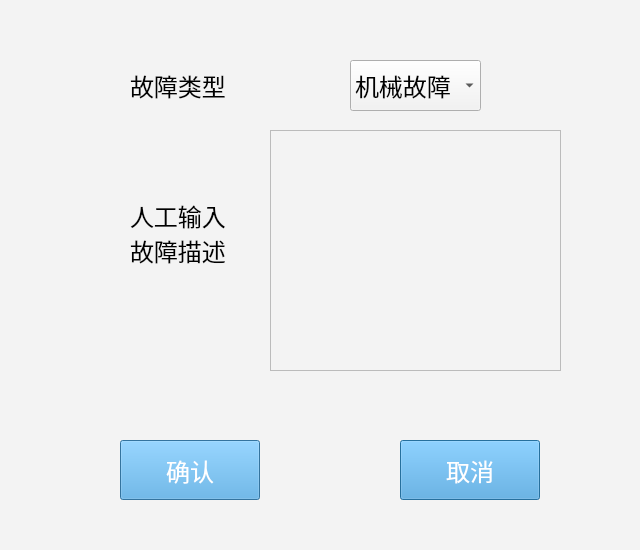
<?xml version="1.0" encoding="UTF-8"?>
<ui version="4.0">
 <class>Dialog_error_declare</class>
 <widget class="QDialog" name="Dialog_error_declare">
  <property name="geometry">
   <rect>
    <x>0</x>
    <y>0</y>
    <width>640</width>
    <height>550</height>
   </rect>
  </property>
  <property name="windowTitle">
   <string>Dialog</string>
  </property>
  <property name="styleSheet">
   <string notr="true">QWidget{
background-color: rgb(243, 243, 243);
}</string>
  </property>
  <widget class="QPushButton" name="pushButton_cancel">
   <property name="geometry">
    <rect>
     <x>400</x>
     <y>440</y>
     <width>140</width>
     <height>60</height>
    </rect>
   </property>
   <property name="palette">
    <palette>
     <active>
      <colorrole role="Button">
       <brush brushstyle="SolidPattern">
        <color alpha="255">
         <red>73</red>
         <green>163</green>
         <blue>223</blue>
        </color>
       </brush>
      </colorrole>
      <colorrole role="ButtonText">
       <brush brushstyle="SolidPattern">
        <color alpha="255">
         <red>255</red>
         <green>255</green>
         <blue>255</blue>
        </color>
       </brush>
      </colorrole>
      <colorrole role="Base">
       <brush brushstyle="SolidPattern">
        <color alpha="255">
         <red>73</red>
         <green>163</green>
         <blue>223</blue>
        </color>
       </brush>
      </colorrole>
      <colorrole role="Window">
       <brush brushstyle="SolidPattern">
        <color alpha="255">
         <red>73</red>
         <green>163</green>
         <blue>223</blue>
        </color>
       </brush>
      </colorrole>
     </active>
     <inactive>
      <colorrole role="Button">
       <brush brushstyle="SolidPattern">
        <color alpha="255">
         <red>73</red>
         <green>163</green>
         <blue>223</blue>
        </color>
       </brush>
      </colorrole>
      <colorrole role="ButtonText">
       <brush brushstyle="SolidPattern">
        <color alpha="255">
         <red>255</red>
         <green>255</green>
         <blue>255</blue>
        </color>
       </brush>
      </colorrole>
      <colorrole role="Base">
       <brush brushstyle="SolidPattern">
        <color alpha="255">
         <red>73</red>
         <green>163</green>
         <blue>223</blue>
        </color>
       </brush>
      </colorrole>
      <colorrole role="Window">
       <brush brushstyle="SolidPattern">
        <color alpha="255">
         <red>73</red>
         <green>163</green>
         <blue>223</blue>
        </color>
       </brush>
      </colorrole>
     </inactive>
     <disabled>
      <colorrole role="Button">
       <brush brushstyle="SolidPattern">
        <color alpha="255">
         <red>73</red>
         <green>163</green>
         <blue>223</blue>
        </color>
       </brush>
      </colorrole>
      <colorrole role="ButtonText">
       <brush brushstyle="SolidPattern">
        <color alpha="255">
         <red>190</red>
         <green>190</green>
         <blue>190</blue>
        </color>
       </brush>
      </colorrole>
      <colorrole role="Base">
       <brush brushstyle="SolidPattern">
        <color alpha="255">
         <red>73</red>
         <green>163</green>
         <blue>223</blue>
        </color>
       </brush>
      </colorrole>
      <colorrole role="Window">
       <brush brushstyle="SolidPattern">
        <color alpha="255">
         <red>73</red>
         <green>163</green>
         <blue>223</blue>
        </color>
       </brush>
      </colorrole>
     </disabled>
    </palette>
   </property>
   <property name="font">
    <font>
     <pointsize>18</pointsize>
    </font>
   </property>
   <property name="styleSheet">
    <string notr="true">background-color: rgb(73, 163, 223);</string>
   </property>
   <property name="text">
    <string>取消</string>
   </property>
  </widget>
  <widget class="QPushButton" name="pushButton_confirm">
   <property name="geometry">
    <rect>
     <x>120</x>
     <y>440</y>
     <width>140</width>
     <height>60</height>
    </rect>
   </property>
   <property name="palette">
    <palette>
     <active>
      <colorrole role="Button">
       <brush brushstyle="SolidPattern">
        <color alpha="255">
         <red>73</red>
         <green>163</green>
         <blue>223</blue>
        </color>
       </brush>
      </colorrole>
      <colorrole role="ButtonText">
       <brush brushstyle="SolidPattern">
        <color alpha="255">
         <red>255</red>
         <green>255</green>
         <blue>255</blue>
        </color>
       </brush>
      </colorrole>
      <colorrole role="Base">
       <brush brushstyle="SolidPattern">
        <color alpha="255">
         <red>73</red>
         <green>163</green>
         <blue>223</blue>
        </color>
       </brush>
      </colorrole>
      <colorrole role="Window">
       <brush brushstyle="SolidPattern">
        <color alpha="255">
         <red>73</red>
         <green>163</green>
         <blue>223</blue>
        </color>
       </brush>
      </colorrole>
     </active>
     <inactive>
      <colorrole role="Button">
       <brush brushstyle="SolidPattern">
        <color alpha="255">
         <red>73</red>
         <green>163</green>
         <blue>223</blue>
        </color>
       </brush>
      </colorrole>
      <colorrole role="ButtonText">
       <brush brushstyle="SolidPattern">
        <color alpha="255">
         <red>255</red>
         <green>255</green>
         <blue>255</blue>
        </color>
       </brush>
      </colorrole>
      <colorrole role="Base">
       <brush brushstyle="SolidPattern">
        <color alpha="255">
         <red>73</red>
         <green>163</green>
         <blue>223</blue>
        </color>
       </brush>
      </colorrole>
      <colorrole role="Window">
       <brush brushstyle="SolidPattern">
        <color alpha="255">
         <red>73</red>
         <green>163</green>
         <blue>223</blue>
        </color>
       </brush>
      </colorrole>
     </inactive>
     <disabled>
      <colorrole role="Button">
       <brush brushstyle="SolidPattern">
        <color alpha="255">
         <red>73</red>
         <green>163</green>
         <blue>223</blue>
        </color>
       </brush>
      </colorrole>
      <colorrole role="ButtonText">
       <brush brushstyle="SolidPattern">
        <color alpha="255">
         <red>190</red>
         <green>190</green>
         <blue>190</blue>
        </color>
       </brush>
      </colorrole>
      <colorrole role="Base">
       <brush brushstyle="SolidPattern">
        <color alpha="255">
         <red>73</red>
         <green>163</green>
         <blue>223</blue>
        </color>
       </brush>
      </colorrole>
      <colorrole role="Window">
       <brush brushstyle="SolidPattern">
        <color alpha="255">
         <red>73</red>
         <green>163</green>
         <blue>223</blue>
        </color>
       </brush>
      </colorrole>
     </disabled>
    </palette>
   </property>
   <property name="font">
    <font>
     <pointsize>18</pointsize>
    </font>
   </property>
   <property name="styleSheet">
    <string notr="true">background-color: rgb(73, 163, 223);</string>
   </property>
   <property name="text">
    <string>确认</string>
   </property>
  </widget>
  <widget class="QLabel" name="label">
   <property name="geometry">
    <rect>
     <x>130</x>
     <y>60</y>
     <width>151</width>
     <height>51</height>
    </rect>
   </property>
   <property name="palette">
    <palette>
     <active>
      <colorrole role="WindowText">
       <brush brushstyle="SolidPattern">
        <color alpha="255">
         <red>0</red>
         <green>0</green>
         <blue>0</blue>
        </color>
       </brush>
      </colorrole>
      <colorrole role="Button">
       <brush brushstyle="SolidPattern">
        <color alpha="255">
         <red>243</red>
         <green>243</green>
         <blue>243</blue>
        </color>
       </brush>
      </colorrole>
      <colorrole role="ButtonText">
       <brush brushstyle="SolidPattern">
        <color alpha="255">
         <red>255</red>
         <green>255</green>
         <blue>255</blue>
        </color>
       </brush>
      </colorrole>
      <colorrole role="Base">
       <brush brushstyle="SolidPattern">
        <color alpha="255">
         <red>243</red>
         <green>243</green>
         <blue>243</blue>
        </color>
       </brush>
      </colorrole>
      <colorrole role="Window">
       <brush brushstyle="SolidPattern">
        <color alpha="255">
         <red>243</red>
         <green>243</green>
         <blue>243</blue>
        </color>
       </brush>
      </colorrole>
     </active>
     <inactive>
      <colorrole role="WindowText">
       <brush brushstyle="SolidPattern">
        <color alpha="255">
         <red>0</red>
         <green>0</green>
         <blue>0</blue>
        </color>
       </brush>
      </colorrole>
      <colorrole role="Button">
       <brush brushstyle="SolidPattern">
        <color alpha="255">
         <red>243</red>
         <green>243</green>
         <blue>243</blue>
        </color>
       </brush>
      </colorrole>
      <colorrole role="ButtonText">
       <brush brushstyle="SolidPattern">
        <color alpha="255">
         <red>255</red>
         <green>255</green>
         <blue>255</blue>
        </color>
       </brush>
      </colorrole>
      <colorrole role="Base">
       <brush brushstyle="SolidPattern">
        <color alpha="255">
         <red>243</red>
         <green>243</green>
         <blue>243</blue>
        </color>
       </brush>
      </colorrole>
      <colorrole role="Window">
       <brush brushstyle="SolidPattern">
        <color alpha="255">
         <red>243</red>
         <green>243</green>
         <blue>243</blue>
        </color>
       </brush>
      </colorrole>
     </inactive>
     <disabled>
      <colorrole role="WindowText">
       <brush brushstyle="SolidPattern">
        <color alpha="255">
         <red>190</red>
         <green>190</green>
         <blue>190</blue>
        </color>
       </brush>
      </colorrole>
      <colorrole role="Button">
       <brush brushstyle="SolidPattern">
        <color alpha="255">
         <red>243</red>
         <green>243</green>
         <blue>243</blue>
        </color>
       </brush>
      </colorrole>
      <colorrole role="ButtonText">
       <brush brushstyle="SolidPattern">
        <color alpha="255">
         <red>190</red>
         <green>190</green>
         <blue>190</blue>
        </color>
       </brush>
      </colorrole>
      <colorrole role="Base">
       <brush brushstyle="SolidPattern">
        <color alpha="255">
         <red>243</red>
         <green>243</green>
         <blue>243</blue>
        </color>
       </brush>
      </colorrole>
      <colorrole role="Window">
       <brush brushstyle="SolidPattern">
        <color alpha="255">
         <red>243</red>
         <green>243</green>
         <blue>243</blue>
        </color>
       </brush>
      </colorrole>
     </disabled>
    </palette>
   </property>
   <property name="font">
    <font>
     <pointsize>18</pointsize>
    </font>
   </property>
   <property name="text">
    <string>故障类型</string>
   </property>
  </widget>
  <widget class="QLabel" name="label_2">
   <property name="geometry">
    <rect>
     <x>130</x>
     <y>190</y>
     <width>221</width>
     <height>51</height>
    </rect>
   </property>
   <property name="palette">
    <palette>
     <active>
      <colorrole role="WindowText">
       <brush brushstyle="SolidPattern">
        <color alpha="255">
         <red>0</red>
         <green>0</green>
         <blue>0</blue>
        </color>
       </brush>
      </colorrole>
      <colorrole role="Button">
       <brush brushstyle="SolidPattern">
        <color alpha="255">
         <red>243</red>
         <green>243</green>
         <blue>243</blue>
        </color>
       </brush>
      </colorrole>
      <colorrole role="Base">
       <brush brushstyle="SolidPattern">
        <color alpha="255">
         <red>243</red>
         <green>243</green>
         <blue>243</blue>
        </color>
       </brush>
      </colorrole>
      <colorrole role="Window">
       <brush brushstyle="SolidPattern">
        <color alpha="255">
         <red>243</red>
         <green>243</green>
         <blue>243</blue>
        </color>
       </brush>
      </colorrole>
     </active>
     <inactive>
      <colorrole role="WindowText">
       <brush brushstyle="SolidPattern">
        <color alpha="255">
         <red>0</red>
         <green>0</green>
         <blue>0</blue>
        </color>
       </brush>
      </colorrole>
      <colorrole role="Button">
       <brush brushstyle="SolidPattern">
        <color alpha="255">
         <red>243</red>
         <green>243</green>
         <blue>243</blue>
        </color>
       </brush>
      </colorrole>
      <colorrole role="Base">
       <brush brushstyle="SolidPattern">
        <color alpha="255">
         <red>243</red>
         <green>243</green>
         <blue>243</blue>
        </color>
       </brush>
      </colorrole>
      <colorrole role="Window">
       <brush brushstyle="SolidPattern">
        <color alpha="255">
         <red>243</red>
         <green>243</green>
         <blue>243</blue>
        </color>
       </brush>
      </colorrole>
     </inactive>
     <disabled>
      <colorrole role="WindowText">
       <brush brushstyle="SolidPattern">
        <color alpha="255">
         <red>190</red>
         <green>190</green>
         <blue>190</blue>
        </color>
       </brush>
      </colorrole>
      <colorrole role="Button">
       <brush brushstyle="SolidPattern">
        <color alpha="255">
         <red>243</red>
         <green>243</green>
         <blue>243</blue>
        </color>
       </brush>
      </colorrole>
      <colorrole role="Base">
       <brush brushstyle="SolidPattern">
        <color alpha="255">
         <red>243</red>
         <green>243</green>
         <blue>243</blue>
        </color>
       </brush>
      </colorrole>
      <colorrole role="Window">
       <brush brushstyle="SolidPattern">
        <color alpha="255">
         <red>243</red>
         <green>243</green>
         <blue>243</blue>
        </color>
       </brush>
      </colorrole>
     </disabled>
    </palette>
   </property>
   <property name="font">
    <font>
     <pointsize>18</pointsize>
    </font>
   </property>
   <property name="text">
    <string>人工输入</string>
   </property>
  </widget>
  <widget class="QLabel" name="label_3">
   <property name="geometry">
    <rect>
     <x>130</x>
     <y>230</y>
     <width>101</width>
     <height>41</height>
    </rect>
   </property>
   <property name="palette">
    <palette>
     <active>
      <colorrole role="WindowText">
       <brush brushstyle="SolidPattern">
        <color alpha="255">
         <red>0</red>
         <green>0</green>
         <blue>0</blue>
        </color>
       </brush>
      </colorrole>
      <colorrole role="Button">
       <brush brushstyle="SolidPattern">
        <color alpha="255">
         <red>243</red>
         <green>243</green>
         <blue>243</blue>
        </color>
       </brush>
      </colorrole>
      <colorrole role="ButtonText">
       <brush brushstyle="SolidPattern">
        <color alpha="255">
         <red>255</red>
         <green>255</green>
         <blue>255</blue>
        </color>
       </brush>
      </colorrole>
      <colorrole role="Base">
       <brush brushstyle="SolidPattern">
        <color alpha="255">
         <red>243</red>
         <green>243</green>
         <blue>243</blue>
        </color>
       </brush>
      </colorrole>
      <colorrole role="Window">
       <brush brushstyle="SolidPattern">
        <color alpha="255">
         <red>243</red>
         <green>243</green>
         <blue>243</blue>
        </color>
       </brush>
      </colorrole>
     </active>
     <inactive>
      <colorrole role="WindowText">
       <brush brushstyle="SolidPattern">
        <color alpha="255">
         <red>0</red>
         <green>0</green>
         <blue>0</blue>
        </color>
       </brush>
      </colorrole>
      <colorrole role="Button">
       <brush brushstyle="SolidPattern">
        <color alpha="255">
         <red>243</red>
         <green>243</green>
         <blue>243</blue>
        </color>
       </brush>
      </colorrole>
      <colorrole role="ButtonText">
       <brush brushstyle="SolidPattern">
        <color alpha="255">
         <red>255</red>
         <green>255</green>
         <blue>255</blue>
        </color>
       </brush>
      </colorrole>
      <colorrole role="Base">
       <brush brushstyle="SolidPattern">
        <color alpha="255">
         <red>243</red>
         <green>243</green>
         <blue>243</blue>
        </color>
       </brush>
      </colorrole>
      <colorrole role="Window">
       <brush brushstyle="SolidPattern">
        <color alpha="255">
         <red>243</red>
         <green>243</green>
         <blue>243</blue>
        </color>
       </brush>
      </colorrole>
     </inactive>
     <disabled>
      <colorrole role="WindowText">
       <brush brushstyle="SolidPattern">
        <color alpha="255">
         <red>190</red>
         <green>190</green>
         <blue>190</blue>
        </color>
       </brush>
      </colorrole>
      <colorrole role="Button">
       <brush brushstyle="SolidPattern">
        <color alpha="255">
         <red>243</red>
         <green>243</green>
         <blue>243</blue>
        </color>
       </brush>
      </colorrole>
      <colorrole role="ButtonText">
       <brush brushstyle="SolidPattern">
        <color alpha="255">
         <red>190</red>
         <green>190</green>
         <blue>190</blue>
        </color>
       </brush>
      </colorrole>
      <colorrole role="Base">
       <brush brushstyle="SolidPattern">
        <color alpha="255">
         <red>243</red>
         <green>243</green>
         <blue>243</blue>
        </color>
       </brush>
      </colorrole>
      <colorrole role="Window">
       <brush brushstyle="SolidPattern">
        <color alpha="255">
         <red>243</red>
         <green>243</green>
         <blue>243</blue>
        </color>
       </brush>
      </colorrole>
     </disabled>
    </palette>
   </property>
   <property name="font">
    <font>
     <pointsize>18</pointsize>
    </font>
   </property>
   <property name="text">
    <string>故障描述</string>
   </property>
  </widget>
  <widget class="QComboBox" name="comboBox">
   <property name="geometry">
    <rect>
     <x>350</x>
     <y>60</y>
     <width>131</width>
     <height>51</height>
    </rect>
   </property>
   <property name="font">
    <font>
     <pointsize>18</pointsize>
    </font>
   </property>
   <item>
    <property name="text">
     <string>机械故障</string>
    </property>
   </item>
   <item>
    <property name="text">
     <string>电气故障</string>
    </property>
   </item>
   <item>
    <property name="text">
     <string>液压故障</string>
    </property>
   </item>
   <item>
    <property name="text">
     <string>油路故障</string>
    </property>
   </item>
  </widget>
  <widget class="QTextEdit" name="textEdit">
   <property name="geometry">
    <rect>
     <x>270</x>
     <y>130</y>
     <width>291</width>
     <height>241</height>
    </rect>
   </property>
   <property name="font">
    <font>
     <pointsize>18</pointsize>
    </font>
   </property>
   <property name="html">
    <string>&lt;!DOCTYPE HTML PUBLIC &quot;-//W3C//DTD HTML 4.0//EN&quot; &quot;http://www.w3.org/TR/REC-html40/strict.dtd&quot;&gt;
&lt;html&gt;&lt;head&gt;&lt;meta name=&quot;qrichtext&quot; content=&quot;1&quot; /&gt;&lt;style type=&quot;text/css&quot;&gt;
p, li { white-space: pre-wrap; }
&lt;/style&gt;&lt;/head&gt;&lt;body style=&quot; font-family:'Sans Serif'; font-size:18pt; font-weight:400; font-style:normal;&quot;&gt;
&lt;p style=&quot;-qt-paragraph-type:empty; margin-top:0px; margin-bottom:0px; margin-left:0px; margin-right:0px; -qt-block-indent:0; text-indent:0px;&quot;&gt;&lt;br /&gt;&lt;/p&gt;&lt;/body&gt;&lt;/html&gt;</string>
   </property>
  </widget>
 </widget>
 <resources/>
 <connections/>
</ui>
